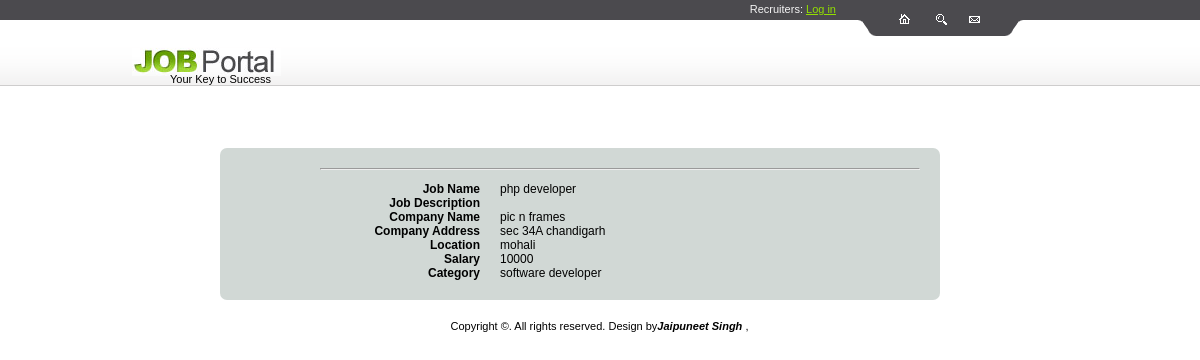
The page /view_job.php?job_id=1 on the database its author committed.
### tables this page shows
CREATE TABLE IF NOT EXISTS `jobs` (
  `id` int(100) NOT NULL AUTO_INCREMENT,
  `job_title` varchar(100) NOT NULL,
  `job_desc` text NOT NULL,
  `comp_name` varchar(100) NOT NULL,
  `comp_adrs` varchar(100) NOT NULL,
  `location` varchar(100) NOT NULL,
  `salary` varchar(100) NOT NULL,
  `cat_id` int(100) NOT NULL,
  `recute_id` int(100) NOT NULL,
  `job_type` varchar(10) NOT NULL,
  `status` int(11) NOT NULL DEFAULT '1',
  PRIMARY KEY (`id`)
);

CREATE TABLE IF NOT EXISTS `category` (
  `id` int(100) NOT NULL AUTO_INCREMENT,
  `job_cat` varchar(100) NOT NULL,
  PRIMARY KEY (`id`)
);

### view_job.php (the view, shortened to what this page needs)
<?php
include("meta.php");
include("recute_header.php");
$job_id=$_REQUEST['job_id'];
?>
<?php
$res1=mysql_query("select * from jobs where id='$job_id'");
$row=mysql_fetch_row($res1);
$cat=mysql_query("select job_cat from category where id=$row[7]");
$row1=mysql_fetch_row($cat);
?>
<div class="infoform">
    <div class="main">
        <h2><?php echo $job_name; ?></h2><h4 align="right"></h4><hr /><br />
        <div class="left">Job Name</div>
        <div class="right"><?php echo $row[1]; ?>&nbsp;</div>
        <div class="left">Job Description</div>
        <div class="right"><?php echo $row[2]; ?>&nbsp;</div>
        <div class="left">Company Name</div>
        <div class="right"><?php echo $row[3]; ?>&nbsp;</div>
        <div class="left">Company Address</div>
        <div class="right"><?php echo $row[4]; ?>&nbsp;</div>
        <div class="left">Location</div>
        <div class="right"><?php echo $row[5]; ?>&nbsp;</div>
        <div class="left">Salary</div>
        <div class="right"><?php echo $row[6]; ?>&nbsp;</div>
        <div class="left">Category</div>
        <div class="right"><?php echo $row1[0]; ?>&nbsp;</div>
</div>
</div>
<?php
include("footer.php");
?>

### style.css (style rules this page uses)
* { margin:0px; padding:0px; }
html { width:100%; background-image:url(images/bg.gif); background-position:top left; background-repeat:repeat-x; }
body { width:1000px; margin:0 auto; font-family:Arial, Helvetica, sans-serif; font-size:11px; }
.infoform { padding:20px; padding-left:100px; margin-left:120px; width:600px; background:#D1D8D5; overflow:auto; border-radius:7px; -moz-border-radius:7px; -webkit-border-radius:7px; }
.infoform .main .left { font-size: 12px; text-align: right; float: left; width: 160px; margin-right:20px; font-weight: bold; }
.infoform .main .right { font-size: 12px; text-align: left; float: left; width: 150px; margin-right:200px; }

### rows shown on the page
jobs: job_title "php developer", comp_name "pic n frames", comp_adrs "sec 34A chandigarh", location "mohali", salary "10000"
category: job_cat "software developer"
